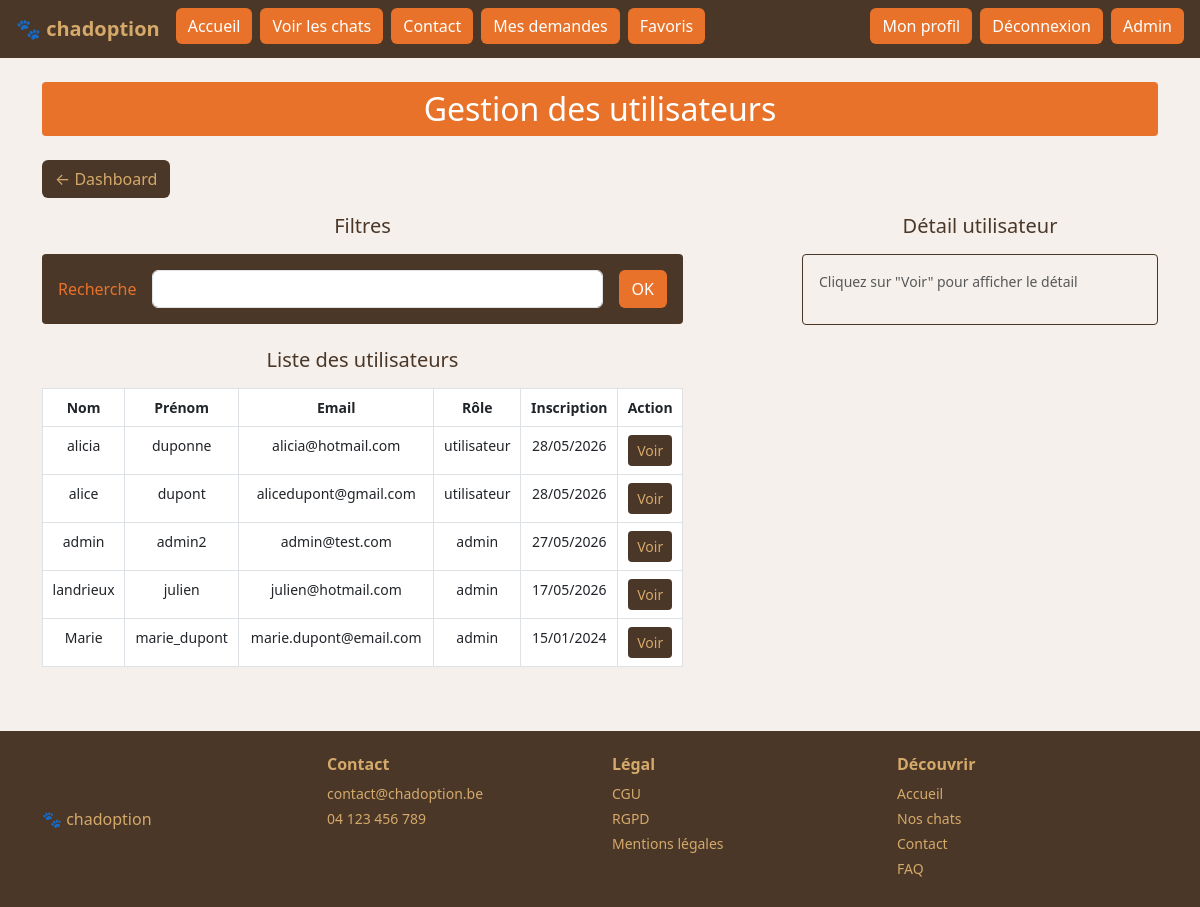
/?url=admin/users (signed in), run on the app's committed database.
### tables this page shows
CREATE TABLE IF NOT EXISTS `utilisateurs` (
  `id` int NOT NULL AUTO_INCREMENT,
  `nom` varchar(100) NOT NULL,
  `prenom` varchar(100) NOT NULL,
  `email` varchar(150) NOT NULL,
  `mot_de_passe` varchar(255) NOT NULL,
  `role` enum('admin','utilisateur') NOT NULL DEFAULT 'utilisateur',
  `date_inscription` datetime NOT NULL DEFAULT CURRENT_TIMESTAMP,
  PRIMARY KEY (`id`),
  UNIQUE KEY `email` (`email`)
);

### controllers/AdminUserController.php (called while the page is built, shortened)
<?php
require_once __DIR__ . '/../config/db.php';
require_once ROOT_PATH . '/models/UserModel.php';
$recherche = $_GET['recherche'] ?? null;
$utilisateurs = getAllUsers($pdo, $recherche);
$userDetail = null;
require_once ROOT_PATH . '/public/views/admin/AdminUsers.php';

### models/UserModel.php (called while the page is built, shortened)
<?php
function getAllUsers($pdo, $recherche = null) {
    if ($recherche) {
        $stmt = $pdo->prepare("SELECT * FROM utilisateurs WHERE nom LIKE :r OR prenom LIKE :r OR email LIKE :r ORDER BY date_inscription DESC");
        $stmt->execute(['r' => '%' . $recherche . '%']);
    } else {
        $stmt = $pdo->prepare("SELECT * FROM utilisateurs ORDER BY date_inscription DESC");
        $stmt->execute();
    }
    return $stmt->fetchAll();
}

### public/views/admin/AdminUsers.php (the view, shortened to what this page needs)
<?php
require_once ROOT_PATH . '/public/includes/header.php';
?>
<div class="container my-4">
    <h2 class="text-center py-2 mb-4" style="background-color: #e8722a; color: white; border-radius: 4px;">Gestion des utilisateurs</h2>
    <a href="<?= BASE_URL ?>?url=admin" class="btn mb-3" style="background-color:#4a3728; color:#d4a96a;">← Dashboard</a>
    <div class="row">
        <div class="col-12 col-lg-7">
            <h5 class="text-center mb-3" style="color: #4a3728;">Filtres</h5>
            <form method="GET" action="<?= BASE_URL ?>?url=admin/users">
                <div class="p-3 mb-4" style="background-color: #4a3728; border-radius: 4px;">
                    <div class="d-flex align-items-center gap-3">
                        <label style="color: #e8722a; white-space:nowrap;">Recherche</label>
                        <input type="text" name="recherche" class="form-control" value="<?= isset($_GET['recherche']) ? $_GET['recherche'] : '' ?>">
                        <button type="submit" class="btn" style="background-color:#e8722a; color:white;">OK</button>
                    </div>
                </div>
            </form>
            <h5 class="text-center mb-3" style="color: #4a3728;">Liste des utilisateurs</h5>
            <table class="table table-bordered text-center small">
                <thead style="background-color: #4a3728; color: #d4a96a;">
                    <tr>
                        <th>Nom</th>
                        <th>Prénom</th>
                        <th>Email</th>
                        <th>Rôle</th>
                        <th>Inscription</th>
                        <th>Action</th>
                    </tr>
                </thead>
                <tbody>
                    <?php foreach($utilisateurs as $u): ?>
                    <tr>
                        <td><?= $u['nom'] ?></td>
                        <td><?= $u['prenom'] ?></td>
                        <td><?= $u['email'] ?></td>
                        <td><?= $u['role'] ?></td>
                        <td><?= date('d/m/Y', strtotime($u['date_inscription'])) ?></td>
                        <td>
                            <a href="<?= BASE_URL ?>?url=admin/users&id=<?= $u['id'] ?>" class="btn btn-sm" style="background-color:#4a3728; color:#d4a96a;">Voir</a>
                        </td>
                    </tr>
                    <?php endforeach; ?>
                </tbody>
            </table>
        </div>
        <div class="col-12 col-lg-4 offset-lg-1">
            <h5 class="text-center mb-3" style="color: #4a3728;">Détail utilisateur</h5>
            <div class="p-3 mb-3" style="border: 1px solid #4a3728; border-radius: 4px;">
                <?php if ($userDetail): ?>
                    <p class="mb-1 small"><strong>Nom :</strong> <?= $userDetail['nom'] ?></p>
                    <p class="mb-1 small"><strong>Prénom :</strong> <?= $userDetail['prenom'] ?></p>
                    <p class="mb-1 small"><strong>Email :</strong> <?= $userDetail['email'] ?></p>
                    <p class="mb-1 small"><strong>Date inscription :</strong> <?= date('d/m/Y', strtotime($userDetail['date_inscription'])) ?></p>
                    <p class="mb-0 small"><strong>Rôle :</strong> <?= $userDetail['role'] ?></p>
                <?php else: ?>
                    <p class="small text-muted">Cliquez sur "Voir" pour afficher le détail</p>
                <?php endif; ?>
            </div>
        </div>
    </div>
</div>
<?php require_once ROOT_PATH . '/public/includes/footer.php'; ?>

### public/includes/header.php (style rules this page uses)
body { background-color: #f5f0eb; }

### data on the page
utilisateurs: nom "alicia", prenom "duponne", email "alicia@hotmail.com", role "utilisateur", date_inscription "28/05/2026"
utilisateurs: nom "alice", prenom "dupont", email "alicedupont@gmail.com", role "utilisateur", date_inscription "28/05/2026"
utilisateurs: nom "admin", prenom "admin2", email "admin@test.com", role "admin", date_inscription "27/05/2026"
utilisateurs: nom "landrieux", prenom "julien", email "julien@hotmail.com", role "admin", date_inscription "17/05/2026"
utilisateurs: nom "Marie", prenom "marie_dupont", email "marie.dupont@email.com", role "admin", date_inscription "15/01/2024"
